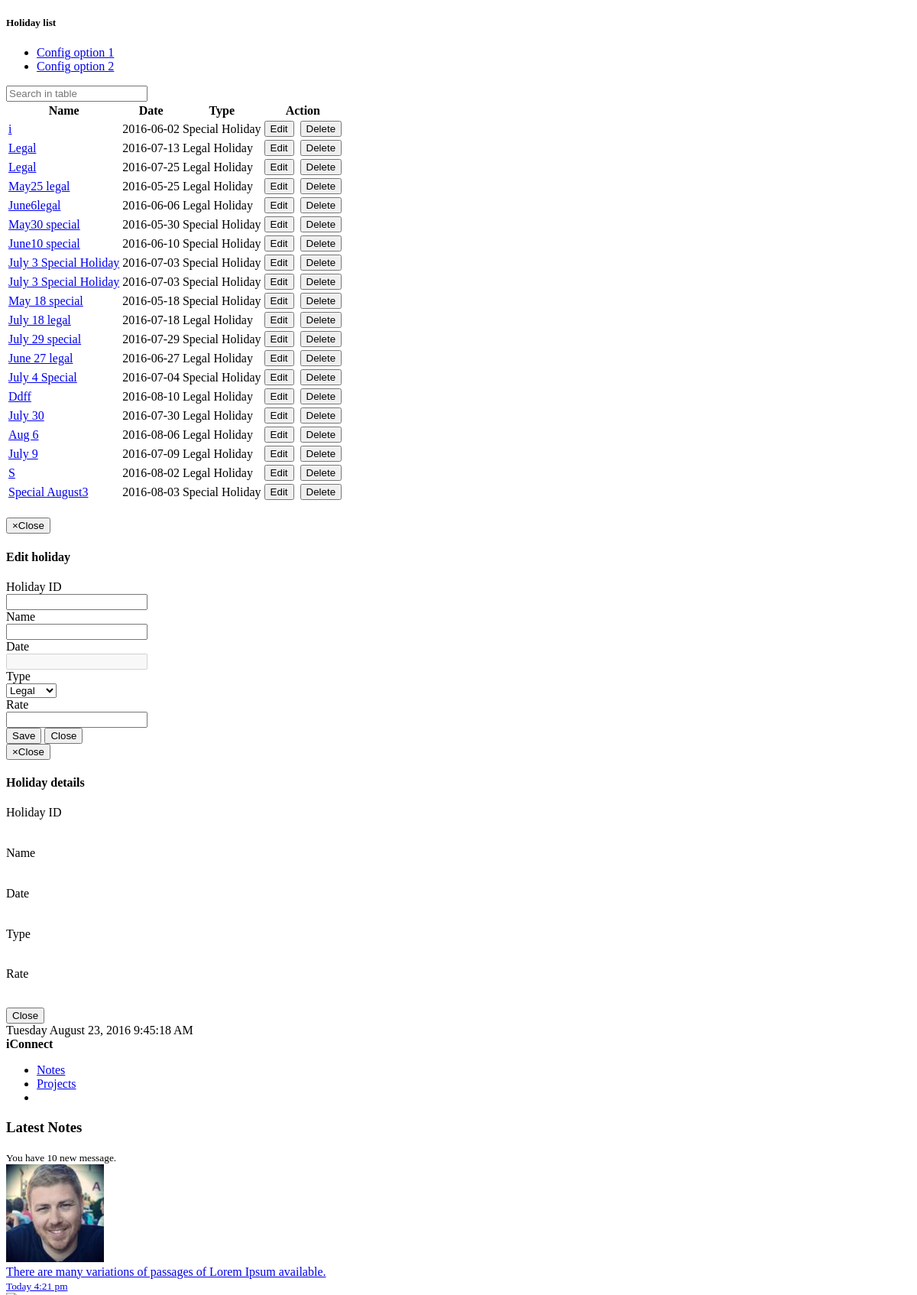
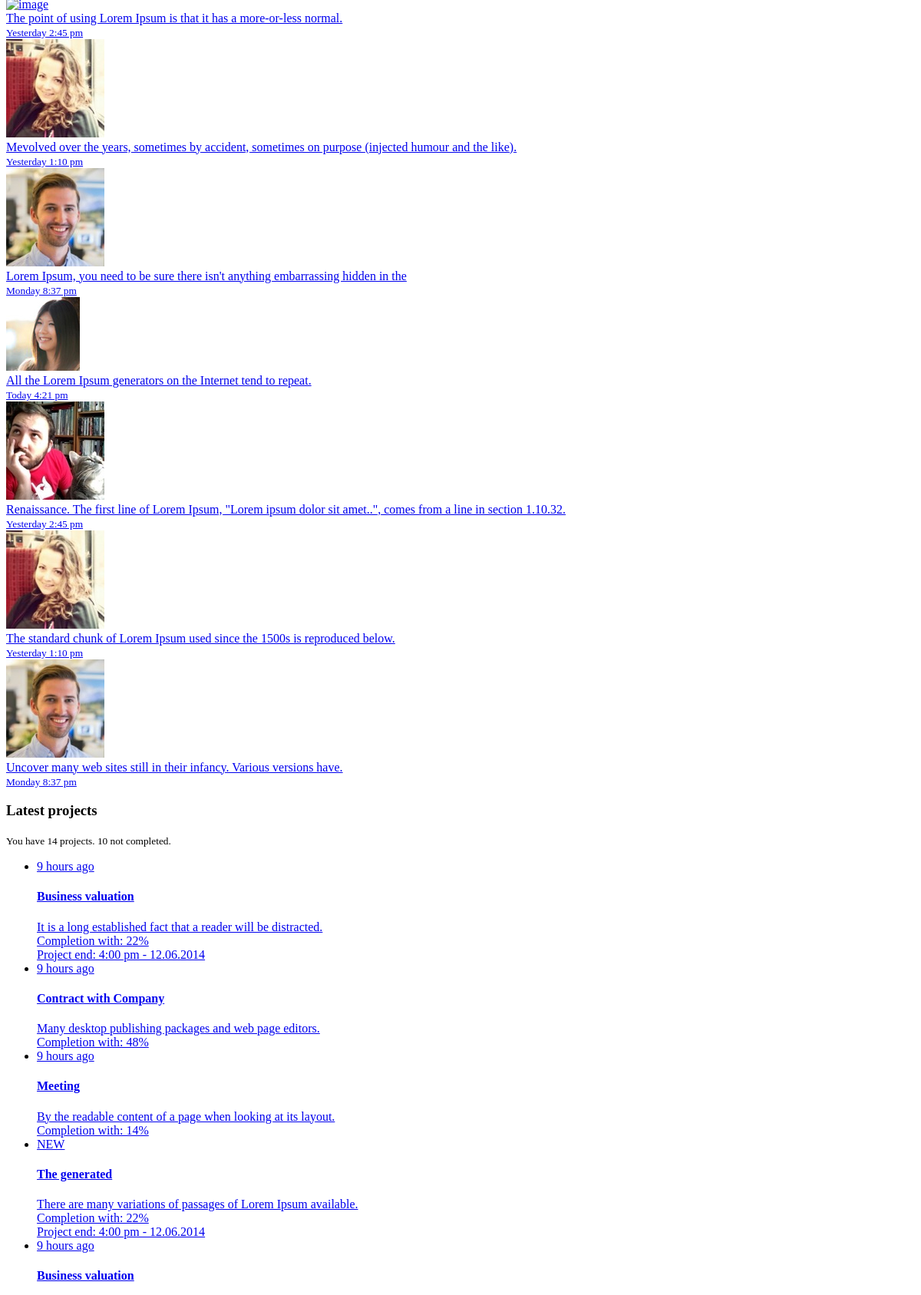
Page /legalholiday.php (upper part) on the committed database (2 pictures, top to bottom).
### tables this page shows
CREATE TABLE IF NOT EXISTS `holiday` (
  `holiday_id` int(35) NOT NULL,
  `holiday_name` varchar(50) NOT NULL,
  `holiday_date` date NOT NULL,
  `holiday_type` varchar(50) NOT NULL,
  `holiday_rate` double(5,2) NOT NULL,
  `holiday_archive` varchar(50) NOT NULL DEFAULT 'active'
);

### legalholiday.php (the view, shortened to what this page needs)
<!DOCTYPE html>
<html>
	<head>
	</head>
	<body>
		<div class="row">
			<div class="col-lg-12">
				<div class="ibox float-e-margins">
					<div class="ibox-title">
						<h5>Holiday list</h5>
						<div class="ibox-tools">
							<ul class="dropdown-menu dropdown-user">
								<li><a href="#">Config option 1</a>
								</li>
								<li><a href="#">Config option 2</a>
								</li>
							</ul>
						</div>
					</div>
					<div class="ibox-content">
                        <input type="text" class="form-control input-sm m-b-xs" id="filter"
                                   placeholder="Search in table">
						<?php
							include('dbconfig.php');
							if ($result = $mysqli->query("SELECT * FROM holiday WHERE holiday_archive = 'active' ORDER BY holiday_id"))
							{
								if ($result->num_rows > 0)
								{
									echo "<table class='footable table table-stripped' data-page-size='8' data-filter=#filter>";
									echo "<thead>";
									echo "<tr>";
									echo "<th>Name</th>";
									echo "<th>Date</th>";
									echo "<th>Type</th>";
									echo "<th style='text-align:center'>Action</th>";
									echo "</tr>";
									echo "</thead>";
									echo "<tfoot>";
									echo "<tr>";
									echo "<td colspan='7'>";
									echo "</td>";
									echo "</tr>";
									echo "</tfoot>";
									while ($row = mysqli_fetch_object($result))
									{
										$holidayid = $row->holiday_id;
										echo "<tr class = 'josh'>";
										echo "<td><a href='#' data-toggle='modal' data-target='#myModal5' class = 'editholidaydialog'
													data-id='$row->holiday_id'
													data-name='$row->holiday_name'
													data-date='$row->holiday_date'
													data-type='$row->holiday_type'
													data-rate='$row->holiday_rate' >" . $row->holiday_name . "</a></td>";
										echo "<td>" . date("Y-m-d",strtotime($row->holiday_date)) . "</td>";
										$type = $row->holiday_type;
										if($type == "Special") {
											echo "<td>Special Holiday</td>";
										} else {
											echo "<td>Legal Holiday</td>";
										}
										echo "<td style='text-align:center'><a href='#' data-toggle='modal' data-target='#myModal4' class = 'editholidaydialog'
													data-id='$row->holiday_id'
													data-name='$row->holiday_name'
													data-date='$row->holiday_date'
													data-type='$row->holiday_type'
													data-rate='$row->holiday_rate'
										><button class='btn btn-info' name = 'edit' type='button'><i class='fa fa-paste'></i> Edit</button></a>&nbsp;&nbsp;";
										echo "<a href='#' id='$holidayid' class = 'delete'><button class='btn btn-danger' type='button'><i class='fa fa-warning'></i> Delete</button></button></a>";
										echo "</td>";
										echo "</tr>";
									}
									echo "</table>";
								}
							}
						?>
					</div>
				</div>
			</div>
        </div>
		<div class="modal inmodal fade" id="myModal4" tabindex="-1" role="dialog"  aria-hidden="true">
			<div class="modal-dialog modal-small">
				<div class="modal-content">
					<div class="modal-header">
						<button type="button" class="close" data-dismiss="modal"><span aria-hidden="true">&times;</span><span class="sr-only">Close</span></button>
						<h4 class="modal-title">Edit holiday</h4>
					</div>
					<div class="modal-body">
						<div class="ibox-content">
							<form id = "myForm" method="POST" action = "editholiday.php" class="form-horizontal">
								<div class="form-group">
									<label class="col-sm-3 control-label">Holiday ID</label>
									<div class="col-md-8"><input id = "holidayid" name = "holidayid" type="text" class="form-control" readonly = "readonly"></div>
								</div>
								<div class="form-group">
									<label class="col-sm-3 control-label">Name</label>
									<div class="col-md-8"><input id = "name" name = "name" type="text" onpaste="return false" onDrop="return false"class="form-control" required="" onKeyPress="return lettersonly(this, event)"></div>
								</div>
								<div class="form-group">
									<label class="col-sm-3 control-label">Date</label>
									<div class="col-md-8"><input id = "date" name = "daterange" type="text" class="form-control" readonly="readonly" required="" disabled></div>
								</div>
								<div class="form-group">
									<label class="col-sm-3 control-label">Type</label>
									<div class="col-md-8"><select id = "type" name = "type" class = "form-control"><option value = "Regular">Legal</option><option value = "Special">Special</option></select></div>
								</div>
								<div class="form-group">
									<label class="col-sm-3 control-label">Rate</label>
									<div class="col-md-8"><input id = "rate" name = "rate" class="form-control" onKeyPress="return doubleonly(this, event)"></div>
								</div>
						</div>
					</div>
					<div class="modal-footer">
						<button type="submit" name = "edit" class="btn btn-primary"><i class='fa fa-save'></i> Save</button>
						<button type="button" class="btn btn-white" data-dismiss="modal">Close</button>
					</div>
				</div>
			</div>
		</div>
		<div class="modal inmodal fade" id="myModal5" tabindex="-1" role="dialog"  aria-hidden="true">
			<div class="modal-dialog modal-small">
				<div class="modal-content">
					<div class="modal-header">
						<button type="button" class="close" data-dismiss="modal"><span aria-hidden="true">&times;</span><span class="sr-only">Close</span></button>
						<h4 class="modal-title">Holiday details</h4>
					</div>
					<div class="modal-body">
						<div class="ibox-content">
							<form id = "myForm" method="POST" action = "editholiday.php" class="form-horizontal">
								<div class="form-group">
									<label class="col-sm-3 control-label">Holiday ID</label>
									<div class="col-md-8"><input id = "holidayid" name = "holidayid" type="text" class="zx" readonly = "readonly"></div>
								</div>
								<div class="form-group">
									<label class="col-sm-3 control-label">Name</label>
									<div class="col-md-8"><input id = "name" name = "name" type="text" class="zx" readonly = "readonly" required="" onKeyPress="return lettersonly(this, event)"></div>
								</div>
								<div class="form-group">
									<label class="col-sm-3 control-label">Date</label>
									<div class="col-md-8"><input id = "date" name = "" readonly = "readonly" type="text" class="zx" readonly="readonly" required=""></div>
								</div>
								<div class="form-group">
									<label class="col-sm-3 control-label">Type</label>
									<div class="col-md-8"><input id = "type" name = "type" readonly = "readonly" class = "zx"></div>
								</div>
								<div class="form-group">
									<label class="col-sm-3 control-label">Rate</label>
									<div class="col-md-8"><input id = "rate" name = "rate" class="zx" readonly = "readonly" onKeyPress="return doubleonly(this, event)"></div>
								</div>
						</div>
					</div>
					<div class="modal-footer">
						<button type="button" class="btn btn-white" data-dismiss="modal">Close</button>
					</div>
				</div>
			</div>
		</div>
		<?php
			include('menufooter.php');
		?>
	</body>
</html>

### legalholiday.php (style rules this page uses)
.form-horizontal .control-label { text-align:left; }
.zx { border: none; border-color: transparent; margin-top:1.5%; }

### rows in the picture
holiday: holiday_name "i", holiday_date "2016-06-02", holiday_type "Special Holiday"
holiday: holiday_name "Legal", holiday_date "2016-07-13", holiday_type "Legal Holiday"
holiday: holiday_name "Legal", holiday_date "2016-07-25", holiday_type "Legal Holiday"
holiday: holiday_name "May25 legal", holiday_date "2016-05-25", holiday_type "Legal Holiday"
holiday: holiday_name "June6legal", holiday_date "2016-06-06", holiday_type "Legal Holiday"
holiday: holiday_name "May30 special", holiday_date "2016-05-30", holiday_type "Special Holiday"
holiday: holiday_name "June10 special", holiday_date "2016-06-10", holiday_type "Special Holiday"
holiday: holiday_name "July 3 Special Holiday", holiday_date "2016-07-03", holiday_type "Special Holiday"
holiday: holiday_name "July 3 Special Holiday", holiday_date "2016-07-03", holiday_type "Special Holiday"
holiday: holiday_name "May 18 special", holiday_date "2016-05-18", holiday_type "Special Holiday"
holiday: holiday_name "July 18 legal", holiday_date "2016-07-18", holiday_type "Legal Holiday"
holiday: holiday_name "July 29 special", holiday_date "2016-07-29", holiday_type "Special Holiday"
holiday: holiday_name "June 27 legal", holiday_date "2016-06-27", holiday_type "Legal Holiday"
holiday: holiday_name "July 4 Special", holiday_date "2016-07-04", holiday_type "Special Holiday"
holiday: holiday_name "Ddff", holiday_date "2016-08-10", holiday_type "Legal Holiday"
holiday: holiday_name "July 30", holiday_date "2016-07-30", holiday_type "Legal Holiday"
holiday: holiday_name "Aug 6", holiday_date "2016-08-06", holiday_type "Legal Holiday"
holiday: holiday_name "July 9", holiday_date "2016-07-09", holiday_type "Legal Holiday"
holiday: holiday_name "S", holiday_date "2016-08-02", holiday_type "Legal Holiday"
holiday: holiday_name "Special August3", holiday_date "2016-08-03", holiday_type "Special Holiday"
